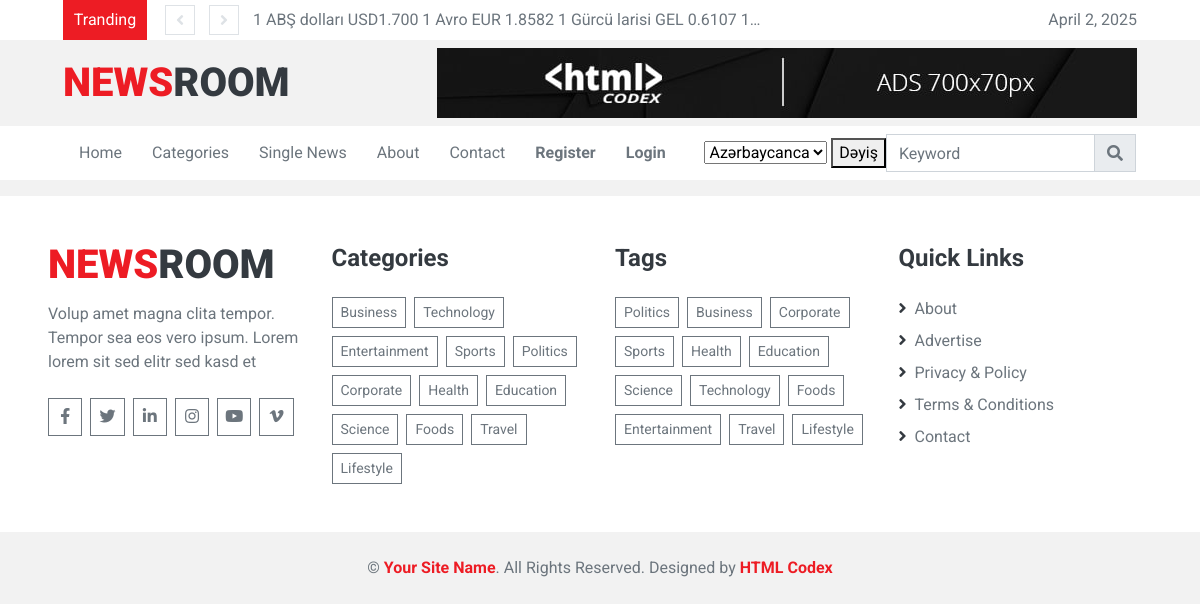
The app's page /search/ with its own data.
### newsroom/models.py (models this page shows, shortened)
class Header_info(models.Model):
    weather = models.CharField(max_length=255)
    currency = models.CharField(max_length=255)
    date_time = models.DateField()
    link_weather = models.CharField(max_length=255)
    link_currency = models.CharField(max_length=255)

class Follow_us(models.Model):
    platform = models.CharField(max_length=20)
    followers = models.CharField(max_length=255)
    icons = models.CharField(max_length=20)
    bg_color = models.CharField(max_length=20)
    platform_link = models.CharField(max_length=255)

class Categories(models.Model):
    image = models.ImageField(upload_to="category_images/", null=True, blank=True)
    name = models.CharField(max_length=50)
    is_featured = models.BooleanField(default=False)
    link = models.CharField(max_length=255)

class Tags(models.Model):
    name = models.CharField(max_length=50)
    link = models.CharField(max_length=255)

class Quick_links(models.Model):
    name = models.CharField(max_length=50)
    link = models.CharField(max_length=255)

### newsroom/views.py (the view)
# urls.py: path('search/', search_article, name='search')
def search_article(request):
    data = {}
    key_data = request.GET.get('key')
    if key_data:
        posts = Technology.objects.filter(Q(title__icontains=key_data.capitalize()) | Q(content__icontains=key_data.lower()) | Q(category__icontains=key_data.capitalize()), is_featured=False)
        data['posts'] = posts
    return render(request, 'search_results.html', data)

### newsroom/context_processors.py (called while the page is built)
def social_platforms(request):
    platforms = Follow_us.objects.all()
    return {'platforms': platforms}

def site_categories(request):
    all_categories = Categories.objects.all()
    return {'all_categories': all_categories}

def popular_news(request):
    populars = Popular.objects.filter(is_featured=True)
    popular_list = list(populars)
    left_column = popular_list[::2]
    right_column = popular_list[1::2]
    return {'populars': populars,
            "left_column": left_column,
            "right_column": right_column}

def tags(request):
    tags = Tags.objects.all()
    return {'tags': tags}

def quick_links(request):
    links = Quick_links.objects.all()
    return {'links': links}

def header_info(request):
    information = Header_info.objects.last()
    return {'information': information}

### templates/search_results.html (shortened to what this page needs)
{% extends 'base.html' %}
{% load static %}

### templates/base.html (shortened to what this page needs)
{% load static %}
<!DOCTYPE html>
<html lang="en">
<head>
    <link href="https://cdnjs.cloudflare.com/ajax/libs/font-awesome/5.15.0/css/all.min.css" rel="stylesheet">
    <link href="{% static 'base_site/lib/owlcarousel/assets/owl.carousel.min.css' %}" rel="stylesheet">
    <link href="{% static 'base_site/css/style.css' %}" rel="stylesheet">
</head>
<body>
    <div class="container-fluid">
        <div class="row align-items-center bg-light px-lg-5">
            <div class="col-12 col-md-8">
                <div class="d-flex justify-content-between">
                    <div class="bg-primary text-white text-center py-2" style="width: 100px;">Tranding</div>
                    <div class="owl-carousel owl-carousel-1 tranding-carousel position-relative d-inline-flex align-items-center ml-3" style="width: calc(100% - 100px); padding-left: 90px;">
                        <div class="text-truncate"><a class="text-secondary" href="{{information.link_currency}}">{{information.currency}}</a></div>
                    </div>
                </div>
            </div>
            <div class="col-md-4 text-right d-none d-md-block">
                {{information.date_time}}
            </div>
        </div>
        <div class="row align-items-center py-2 px-lg-5">
            <div class="col-lg-4">
                <a href="{% url 'newsroom:home' %}" class="navbar-brand d-none d-lg-block">
                    <h1 class="m-0 display-5 text-uppercase"><span class="text-primary">News</span>Room</h1>
                </a>
            </div>
            <div class="col-lg-8 text-center text-lg-right">
                <img class="img-fluid" src="{% static 'base_site/img/ads-700x70.jpg' %}" alt="">
            </div>
        </div>
    </div>
    <div class="container-fluid p-0 mb-3">
        <nav class="navbar navbar-expand-lg bg-light navbar-light py-2 py-lg-0 px-lg-5">
            <div class="collapse navbar-collapse justify-content-between px-0 px-lg-3" id="navbarCollapse">
                <div class="navbar-nav mr-auto py-0">
                    <a href="{% url 'newsroom:home' %}" class="nav-item nav-link {% if request.path == '/'%} active {% endif %}">Home</a>
                    <a href="{% url 'newsroom:categories' %}" class="nav-item nav-link {% if request.path == '/categories/'%} active {% endif %}">Categories</a>
                    <a href="{% url 'newsroom:single_news' %}" class="nav-item nav-link {% if request.path == '/single_news/'%} active {% endif %}">Single News</a>
                    <a href="{% url 'newsroom:quick_links' %}" class="nav-item nav-link {% if request.path == '/quick_links/'%} active {% endif %}">About</a>
                    <a href="{% url 'newsroom:contact' %}" class="nav-item nav-link {% if request.path == '/contact/'%} active {% endif %}">Contact</a>
                    {% if user.is_authenticated %}
                    <a href="{% url 'newsroom:logout' %}" class="nav-item nav-link {% if request.path == '/logout/'%} active {% endif %}"><b>Logout</b></a>
                    {% else %}
                    <a href="{% url 'newsroom:register' %}" class="nav-item nav-link {% if request.path == '/register/'%} active {% endif %}"><b>Register</b></a>
                    <a href="{% url 'newsroom:login' %}" class="nav-item nav-link {% if request.path == '/login/'%} active {% endif %}"><b>Login</b></a>
                    {% endif %}
                </div>
                <form action="{% url 'set_language' %}" method="post">
                    <select name="language">
                        <option value="az">Azərbaycanca</option>
                    </select>
                    <button type="submit">Dəyiş</button>
                </form>
                <form method="GET" action="{% url 'newsroom:search' %}">
                    <div class="input-group ml-auto" style="width: 100%; max-width: 300px;">
                        <input type="text" name="key" class="form-control" placeholder="Keyword">
                        <div class="input-group-append">
                            <button type="submit" class="input-group-text text-secondary">
                                <i class="fa fa-search"></i>
                            </button>
                        </div>
                    </div>
                </form>
            </div>
        </nav>
    </div>
<div class="container-fluid bg-light pt-5 px-sm-3 px-md-5">
    <div class="row">
        <div class="col-lg-3 col-md-6 mb-5">
            <a href="index.html" class="navbar-brand">
                <h1 class="mb-2 mt-n2 display-5 text-uppercase"><span class="text-primary">News</span>Room</h1>
            </a>
            <p>Volup amet magna clita tempor. Tempor sea eos vero ipsum. Lorem lorem sit sed elitr sed kasd et</p>
            <div class="d-flex justify-content-start mt-4">
            {% for platform in platforms %}
                <a class="btn btn-outline-secondary text-center mr-2 px-0" style="width: 38px; height: 38px;" href="{{platform.platform_link}}"><i class="{{platform.icons}}"></i></a>
            {% endfor %}
            </div>
        </div>
        <div class="col-lg-3 col-md-6 mb-5">
            <h4 class="font-weight-bold mb-4">Categories</h4>
            <div class="d-flex flex-wrap m-n1">
            {% for category in all_categories %}
                <a href="{{category.link}}" class="btn btn-sm btn-outline-secondary m-1">{{category.name}}</a>
            {% endfor %}
            </div>
        </div>
        <div class="col-lg-3 col-md-6 mb-5">
            <h4 class="font-weight-bold mb-4">Tags</h4>
            <div class="d-flex flex-wrap m-n1">
            {% for tag in tags %}
                <a href="{{tag.link}}" class="btn btn-sm btn-outline-secondary m-1">{{tag.name}}</a>
            {% endfor %}
            </div>
        </div>
        <div class="col-lg-3 col-md-6 mb-5">
            <h4 class="font-weight-bold mb-4">Quick Links</h4>
            <div class="d-flex flex-column justify-content-start">
            {% for link in links %}
                <a class="text-secondary mb-2" href="{{link.link}}"><i class="fa fa-angle-right text-dark mr-2"></i>{{link.name}}</a>
            {% endfor %}
            </div>
        </div>
    </div>
</div>
<div class="container-fluid py-4 px-sm-3 px-md-5">
    <p class="m-0 text-center">
        &copy; <a class="font-weight-bold" href="#">Your Site Name</a>. All Rights Reserved.
        Designed by <a class="font-weight-bold" href="https://htmlcodex.com">HTML Codex</a>
    </p>
</div>

### records on screen
Header_info: currency "1 ABŞ dolları USD1.700 1 Avro EUR 1.8582 1 Gürcü larisi GEL 0.6107 1…", date_time "April 2, 2025"
Categories: name "Business"
Categories: name "Technology"
Categories: name "Entertainment"
Categories: name "Sports"
Categories: name "Politics"
Categories: name "Corporate"
Categories: name "Health"
Categories: name "Education"
Categories: name "Science"
Categories: name "Foods"
Categories: name "Travel"
Categories: name "Lifestyle"
Tags: name "Politics"
Tags: name "Business"
Tags: name "Corporate"
Tags: name "Sports"
Tags: name "Health"
Tags: name "Education"
Tags: name "Science"
Tags: name "Technology"
Tags: name "Foods"
Tags: name "Entertainment"
Tags: name "Travel"
Tags: name "Lifestyle"
Quick_links: name "About"
Quick_links: name "Advertise"
Quick_links: name "Privacy & Policy"
Quick_links: name "Terms & Conditions"
Quick_links: name "Contact"
